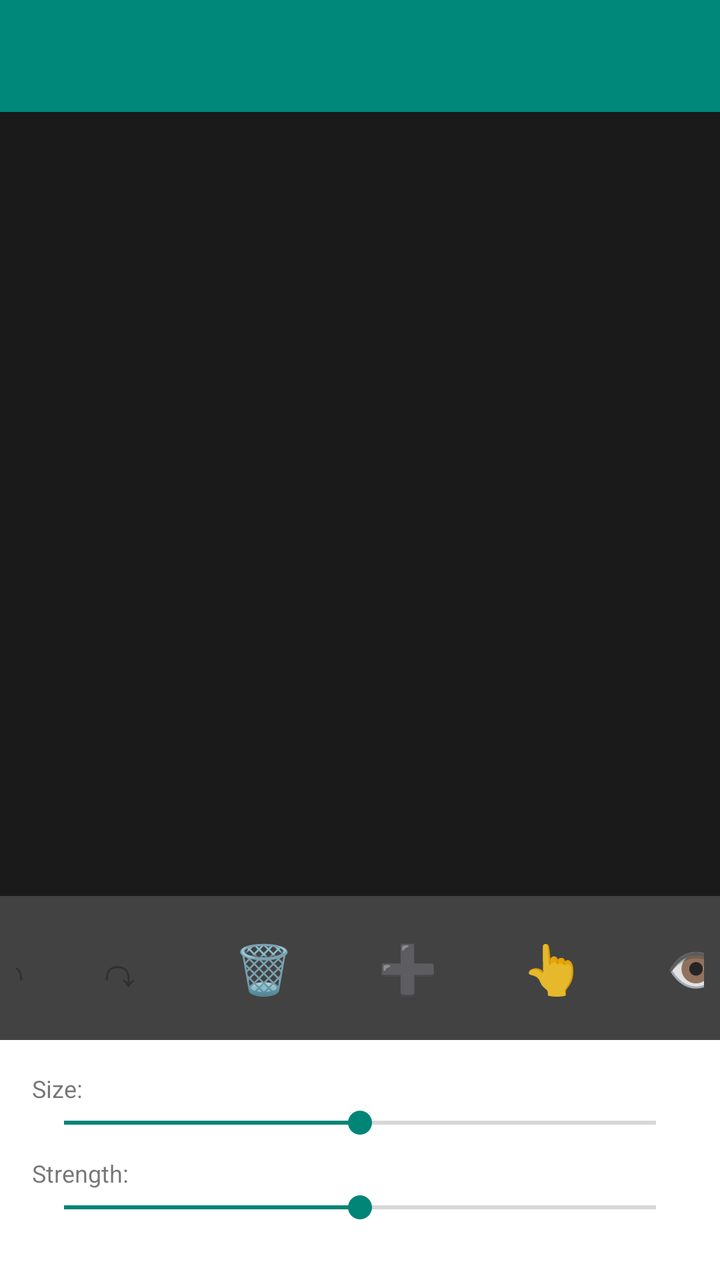
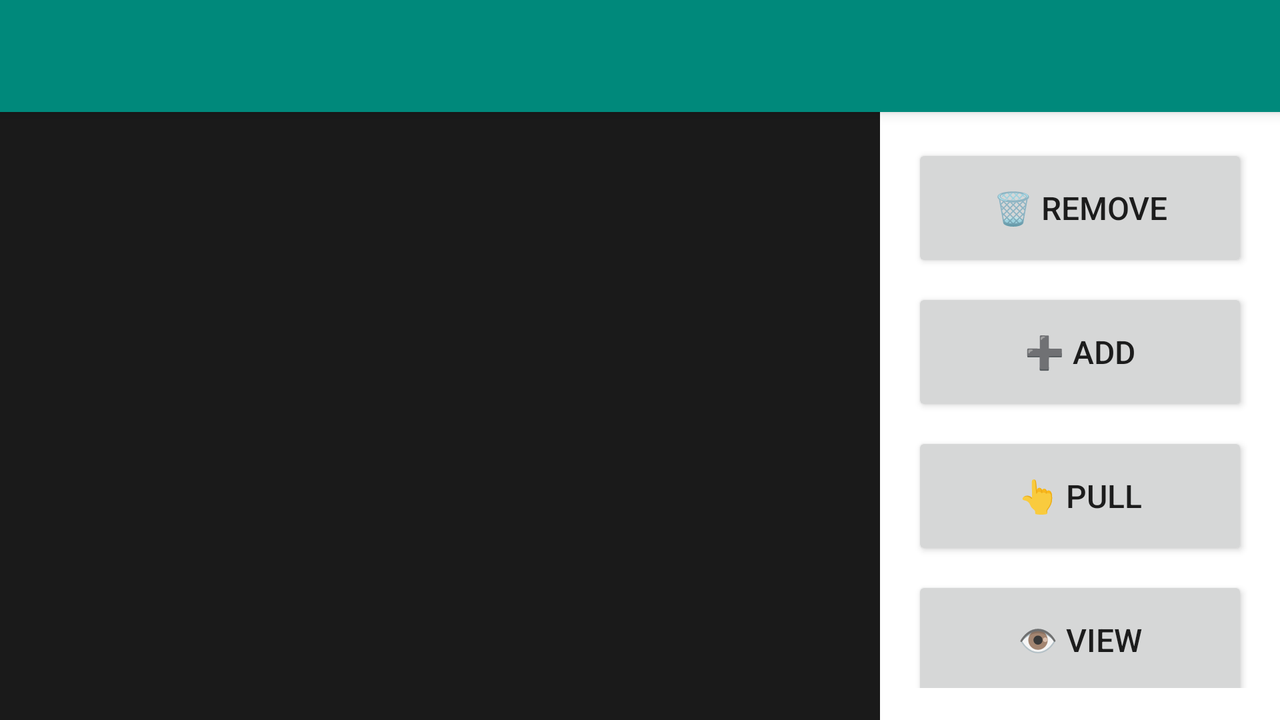

One screen, two layout resources from the same app: the default and the repository's alternative for another configuration. Each is rendered where Android would select it; the XML of both is given below.
<!-- AndroidManifest.xml: application theme Theme.AppCompat.Light.NoActionBar -->
<!-- res/layout/activity_main.xml -->
<?xml version="1.0" encoding="utf-8"?>
<LinearLayout xmlns:android="http://schemas.android.com/apk/res/android"
    android:layout_width="match_parent"
    android:layout_height="match_parent"
    android:orientation="vertical"
    android:fitsSystemWindows="true">

    
    <androidx.appcompat.widget.Toolbar
        android:id="@+id/toolbar"
        android:layout_width="match_parent"
        android:layout_height="?attr/actionBarSize"
        android:background="@color/primary"
        android:elevation="4dp"
        android:theme="@style/ThemeOverlay.AppCompat.Dark.ActionBar" />

    
    <FrameLayout
        android:id="@+id/viewport_container"
        android:layout_width="match_parent"
        android:layout_height="0dp"
        android:layout_weight="1"
        android:background="@color/viewport_background">
        
        
        
    </FrameLayout>

    
    <LinearLayout
        android:id="@+id/tool_bar"
        android:layout_width="match_parent"
        android:layout_height="72dp"
        android:background="@color/tool_bar"
        android:orientation="horizontal"
        android:gravity="center"
        android:paddingHorizontal="8dp">

        <Button
            android:id="@+id/btn_undo"
            android:layout_width="48dp"
            android:layout_height="48dp"
            android:layout_marginEnd="8dp"
            android:background="@drawable/tool_button_background"
            android:text="↶"
            android:textSize="24sp"
            android:enabled="false"
            android:contentDescription="Undo" />

        <Button
            android:id="@+id/btn_redo"
            android:layout_width="48dp"
            android:layout_height="48dp"
            android:layout_marginEnd="16dp"
            android:background="@drawable/tool_button_background"
            android:text="↷"
            android:textSize="24sp"
            android:enabled="false"
            android:contentDescription="Redo" />

        <Button
            android:id="@+id/btn_remove"
            android:layout_width="64dp"
            android:layout_height="64dp"
            android:layout_marginEnd="8dp"
            android:background="@drawable/tool_button_background"
            android:text="🗑️"
            android:textSize="24sp"
            android:contentDescription="Remove clay tool" />

        <Button
            android:id="@+id/btn_add"
            android:layout_width="64dp"
            android:layout_height="64dp"
            android:layout_marginEnd="8dp"
            android:background="@drawable/tool_button_background"
            android:text="➕"
            android:textSize="24sp"
            android:contentDescription="Add clay tool" />

        <Button
            android:id="@+id/btn_pull"
            android:layout_width="64dp"
            android:layout_height="64dp"
            android:layout_marginEnd="8dp"
            android:background="@drawable/tool_button_background"
            android:text="👆"
            android:textSize="24sp"
            android:contentDescription="Pull clay tool" />

        <Button
            android:id="@+id/btn_view"
            android:layout_width="64dp"
            android:layout_height="64dp"
            android:background="@drawable/tool_button_background"
            android:text="👁️"
            android:textSize="24sp"
            android:contentDescription="View mode" />

    </LinearLayout>

    
    <LinearLayout
        android:id="@+id/settings_panel"
        android:layout_width="match_parent"
        android:layout_height="120dp"
        android:background="@color/surface"
        android:orientation="vertical"
        android:padding="16dp">

        <TextView
            android:layout_width="wrap_content"
            android:layout_height="wrap_content"
            android:text="Size:"
            android:textSize="12sp" />

        <SeekBar
            android:id="@+id/slider_size"
            android:layout_width="match_parent"
            android:layout_height="wrap_content"
            android:max="100"
            android:progress="50" />

        <TextView
            android:layout_width="wrap_content"
            android:layout_height="wrap_content"
            android:text="Strength:"
            android:textSize="12sp"
            android:layout_marginTop="8dp" />

        <SeekBar
            android:id="@+id/slider_strength"
            android:layout_width="match_parent"
            android:layout_height="wrap_content"
            android:max="100"
            android:progress="50" />

    </LinearLayout>

</LinearLayout>
<!-- resources referenced by this layout -->
<resources>
  <color name="primary">#00897B</color>
  <color name="surface">#FFFFFF</color>
  <color name="tool_bar">#424242</color>
  <color name="viewport_background">#1A1A1A</color>
</resources>
<!-- res/layout-land/activity_main.xml (the repository's variant of the layout above) -->
<!-- drawn on the phone turned sideways -->
<?xml version="1.0" encoding="utf-8"?>
<LinearLayout xmlns:android="http://schemas.android.com/apk/res/android"
    android:layout_width="match_parent"
    android:layout_height="match_parent"
    android:orientation="vertical">

    
    <androidx.appcompat.widget.Toolbar
        android:id="@+id/toolbar"
        android:layout_width="match_parent"
        android:layout_height="56dp"
        android:background="@color/primary"
        android:elevation="4dp"
        android:theme="@style/ThemeOverlay.AppCompat.Dark.ActionBar" />

    <LinearLayout
        android:layout_width="match_parent"
        android:layout_height="0dp"
        android:layout_weight="1"
        android:orientation="horizontal">

        
        <FrameLayout
            android:id="@+id/viewport_container"
            android:layout_width="0dp"
            android:layout_height="match_parent"
            android:layout_weight="1"
            android:background="@color/viewport_background">
            
            
            
        </FrameLayout>

        
        <LinearLayout
            android:layout_width="200dp"
            android:layout_height="match_parent"
            android:orientation="vertical"
            android:background="@color/surface"
            android:padding="16dp">

            
            <Button
                android:id="@+id/btn_remove"
                android:layout_width="match_parent"
                android:layout_height="64dp"
                android:layout_marginBottom="8dp"
                android:text="🗑️ Remove"
                android:textSize="16sp" />

            <Button
                android:id="@+id/btn_add"
                android:layout_width="match_parent"
                android:layout_height="64dp"
                android:layout_marginBottom="8dp"
                android:text="➕ Add"
                android:textSize="16sp" />

            <Button
                android:id="@+id/btn_pull"
                android:layout_width="match_parent"
                android:layout_height="64dp"
                android:layout_marginBottom="8dp"
                android:text="👆 Pull"
                android:textSize="16sp" />

            <Button
                android:id="@+id/btn_view"
                android:layout_width="match_parent"
                android:layout_height="64dp"
                android:layout_marginBottom="16dp"
                android:text="👁️ View"
                android:textSize="16sp" />

            
            <TextView
                android:layout_width="wrap_content"
                android:layout_height="wrap_content"
                android:text="Size:"
                android:textSize="12sp" />

            <SeekBar
                android:id="@+id/slider_size"
                android:layout_width="match_parent"
                android:layout_height="wrap_content"
                android:max="100"
                android:progress="50" />

            <TextView
                android:layout_width="wrap_content"
                android:layout_height="wrap_content"
                android:text="Strength:"
                android:textSize="12sp"
                android:layout_marginTop="8dp" />

            <SeekBar
                android:id="@+id/slider_strength"
                android:layout_width="match_parent"
                android:layout_height="wrap_content"
                android:max="100"
                android:progress="50" />

        </LinearLayout>

    </LinearLayout>

</LinearLayout>
<!-- resources referenced by the variant -->
<!-- as the phone turned sideways resolves them -->
<resources>
  <color name="primary">#00897B</color>
  <color name="surface">#FFFFFF</color>
  <color name="viewport_background">#1A1A1A</color>
</resources>
